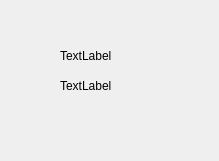
<?xml version="1.0" encoding="UTF-8"?>
<ui version="4.0">
 <class>wiget_label</class>
 <widget class="QWidget" name="wiget_label">
  <property name="geometry">
   <rect>
    <x>0</x>
    <y>0</y>
    <width>219</width>
    <height>161</height>
   </rect>
  </property>
  <property name="windowTitle">
   <string>Form</string>
  </property>
  <widget class="QLabel" name="label">
   <property name="geometry">
    <rect>
     <x>60</x>
     <y>80</y>
     <width>54</width>
     <height>12</height>
    </rect>
   </property>
   <property name="text">
    <string>TextLabel</string>
   </property>
  </widget>
  <widget class="QLabel" name="label_2">
   <property name="geometry">
    <rect>
     <x>60</x>
     <y>50</y>
     <width>54</width>
     <height>12</height>
    </rect>
   </property>
   <property name="text">
    <string>TextLabel</string>
   </property>
  </widget>
 </widget>
 <resources/>
 <connections/>
</ui>
